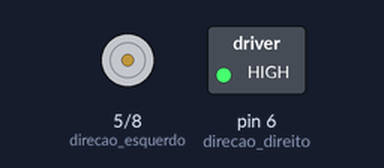
Recording of a sketch running on a simulated Arduino Uno, built with avr-gcc and run on an emulated ATmega328P. On the bench: direction and speed pins drawn as motors (green arrow = direction pin HIGH = forward, orange = LOW = backward, longer = more drive), switched loads named in the sketch (green lamp = pin HIGH). Pins used as bus, display or sensor lines are not drawn.

Above: at 0.1 s.
Timing chart, 0 to 1.6 s (numbered marks = the images above):
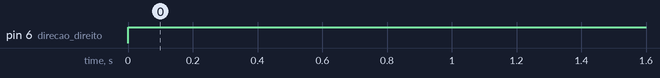

The sketch:

basico.ino
```cpp
    /*
==============================================================================================================
BIBLIOTECAS:
==============================================================================================================*/


/*
==============================================================================================================
MAPEAMENTO DE HARDWARE:
==============================================================================================================*/

  //Motores de passo
  #define step_esquerdo 2
  #define step_direito 3
  #define direcao_esquerdo 5
  #define direcao_direito 6
  #define enable_pin 8

  //Sensores de linha


/*
==============================================================================================================
CONSTANTES:
==============================================================================================================*/

  #define tempo_passo 500
  #define passoPorCm 20
  #define passoPorGrau 2


/*
==============================================================================================================
VARIÁVEIS:
==============================================================================================================*/


/*
==============================================================================================================
CONFIGURAÇÃO:
==============================================================================================================*/
void setup() {

  //Motores
  pinMode(step_esquerdo, OUTPUT);
  pinMode(step_direito, OUTPUT);
  pinMode(direcao_esquerdo, OUTPUT);
  pinMode(direcao_direito, OUTPUT);
  pinMode(enable_pin, OUTPUT);

  Serial.begin(9600);


}


/*
==============================================================================================================
PROGRAMA PRINCIPAL:
==============================================================================================================*/
void loop() {
  frente(35);
  delay(500);
  girar_esquerda(45);
  delay(500);
  frente(20);
  delay(500);
  girar_esquerda(35);
  delay(500);
  frente(27);
  delay(500);
  girar_esquerda(87);
  delay(500);
  frente(58);
  delay(70000);


}
```

movimento.ino
```cpp
//Recebe a quantidade de centimetros que o robô deve se mover pra frente
void frente(float cm){
  for (int x = 0; x<(int(80*cm)); x++) {
      digitalWrite(direcao_esquerdo, LOW);
      digitalWrite(direcao_direito, HIGH);
      digitalWrite(step_esquerdo, HIGH);
      digitalWrite(step_direito, HIGH);
      delayMicroseconds(tempo_passo);
      digitalWrite(step_esquerdo, LOW);
      digitalWrite(step_direito, LOW);
      delayMicroseconds(tempo_passo);
  }
}

//Recebe a quantidade de centimetros que o robô deve se mover pra trás
void tras(float cm){

  for (int x = 0; x<(int(80*cm)); x++) {
      digitalWrite(direcao_esquerdo, HIGH);
      digitalWrite(direcao_direito, LOW);
      digitalWrite(step_esquerdo, HIGH);
      digitalWrite(step_direito, HIGH);
      delayMicroseconds(tempo_passo);
      digitalWrite(step_esquerdo, LOW);
      digitalWrite(step_direito, LOW);
      delayMicroseconds(tempo_passo);
  }
}

//Recebe a quantidade de graus que o robô deve girar pra direita
void girar_direita(int grau){

  for (int x = 0; x<(int (grau*9.5)); x++) {
      digitalWrite(direcao_esquerdo, LOW);
      digitalWrite(direcao_direito, LOW);
      digitalWrite(step_esquerdo, HIGH);
      digitalWrite(step_direito, HIGH);
      delayMicroseconds(tempo_passo);
      digitalWrite(step_esquerdo, LOW);
      digitalWrite(step_direito, LOW);
      delayMicroseconds(tempo_passo);
  }
}

//Recebe a quantidade de graus que o robô deve girar pra esquerda
void girar_esquerda(int grau){

  for (int x = 0; x<(int (grau*9.5)); x++) {
      digitalWrite(direcao_esquerdo, HIGH);
      digitalWrite(direcao_direito, HIGH);
      digitalWrite(step_esquerdo, HIGH);
      digitalWrite(step_direito, HIGH);
      delayMicroseconds(tempo_passo);
      digitalWrite(step_esquerdo, LOW);
      digitalWrite(step_direito, LOW);
      delayMicroseconds(tempo_passo);
  }
}

void esquerda(){

      digitalWrite(direcao_direito, HIGH);
      digitalWrite(step_direito, HIGH);
      delayMicroseconds(tempo_passo);
      digitalWrite(step_direito, LOW);
      delayMicroseconds(tempo_passo);
}

void direita(){
      digitalWrite(direcao_esquerdo, HIGH);
      digitalWrite(step_esquerdo, HIGH);
      delayMicroseconds(tempo_passo);
      digitalWrite(step_esquerdo, LOW);
      delayMicroseconds(tempo_passo);

}
```

Measured:
- by itself, pin 6 (direcao_direito): LOW → HIGH at 0.00 s
